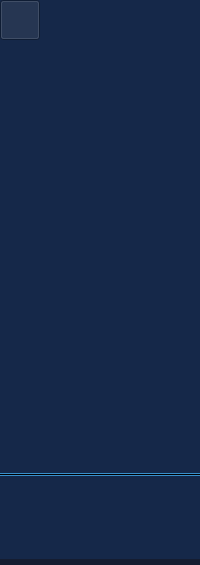
  <widget class="QDockWidget" name="dockWidgetToolBar">
   <property name="font">
    <font>
     <family>Georgia</family>
     <pointsize>10</pointsize>
    </font>
   </property>
   <property name="styleSheet">
    <string notr="true">QWidget{background-color: #151d31;}</string>
   </property>
   <property name="floating">
    <bool>false</bool>
   </property>
   <property name="features">
    <set>QDockWidget::DockWidgetFloatable</set>
   </property>
   <property name="allowedAreas">
    <set>Qt::LeftDockWidgetArea|Qt::RightDockWidgetArea|Qt::TopDockWidgetArea</set>
   </property>
   <attribute name="dockWidgetArea">
    <number>2</number>
   </attribute>
   <widget class="QWidget" name="dockWidgetContents_3">
    <property name="styleSheet">
     <string notr="true"/>
    </property>
    <layout class="QVBoxLayout" name="verticalLayout">
     <property name="spacing">
      <number>0</number>
     </property>
     <property name="leftMargin">
      <number>0</number>
     </property>
     <property name="topMargin">
      <number>0</number>
     </property>
     <property name="rightMargin">
      <number>0</number>
     </property>
     <property name="bottomMargin">
      <number>6</number>
     </property>
     <item>
      <widget class="QWidget" name="widget" native="true">
       <property name="styleSheet">
        <string notr="true">QWidget{
background-color: #152849;
/*border-radius: 10px;*/
}
</string>
       </property>
       <layout class="QVBoxLayout" name="verticalLayout_7">
        <property name="spacing">
         <number>3</number>
        </property>
        <property name="leftMargin">
         <number>0</number>
        </property>
        <property name="topMargin">
         <number>0</number>
        </property>
        <property name="rightMargin">
         <number>0</number>
        </property>
        <property name="bottomMargin">
         <number>0</number>
        </property>
        <item>
         <widget class="QPushButton" name="pushButtonNavigate">
          <property name="sizePolicy">
           <sizepolicy hsizetype="Fixed" vsizetype="Fixed">
            <horstretch>0</horstretch>
            <verstretch>0</verstretch>
           </sizepolicy>
          </property>
          <property name="minimumSize">
           <size>
            <width>40</width>
            <height>40</height>
           </size>
          </property>
          <property name="maximumSize">
           <size>
            <width>40</width>
            <height>40</height>
           </size>
          </property>
          <property name="font">
           <font>
            <family>Georgia</family>
            <pointsize>10</pointsize>
           </font>
          </property>
          <property name="toolTip">
           <string>Navigate</string>
          </property>
          <property name="text">
           <string/>
          </property>
          <property name="icon">
           <iconset resource="Resource/Dental.qrc">
            <normaloff>:/HyperBlue/hyperblue/icon/navigate-normal.png</normaloff>
            <normalon>:/HyperBlue/hyperblue/icon/navigate-selected.png</normalon>:/HyperBlue/hyperblue/icon/navigate-normal.png</iconset>
          </property>
          <property name="iconSize">
           <size>
            <width>24</width>
            <height>24</height>
           </size>
          </property>
          <property name="checkable">
           <bool>true</bool>
          </property>
          <property name="checked">
           <bool>true</bool>
          </property>
          <property name="flat">
           <bool>true</bool>
          </property>
          <attribute name="buttonGroup">
           <string notr="true">buttonGroup</string>
          </attribute>
         </widget>
        </item>
        <item>
         <widget class="QPushButton" name="pushButtonWindowLevel">
          <property name="sizePolicy">
           <sizepolicy hsizetype="Fixed" vsizetype="Fixed">
            <horstretch>0</horstretch>
            <verstretch>0</verstretch>
           </sizepolicy>
          </property>
          <property name="minimumSize">
           <size>
            <width>40</width>
            <height>40</height>
           </size>
          </property>
          <property name="maximumSize">
           <size>
            <width>40</width>
            <height>40</height>
           </size>
          </property>
          <property name="font">
           <font>
            <family>Georgia</family>
            <pointsize>10</pointsize>
           </font>
          </property>
          <property name="toolTip">
           <string>Window Level</string>
          </property>
          <property name="text">
           <string/>
          </property>
          <property name="icon">
           <iconset resource="Resource/Dental.qrc">
            <normaloff>:/HyperBlue/hyperblue/icon/windowLevel-normal.png</normaloff>
            <normalon>:/HyperBlue/hyperblue/icon/windowLevel-selected.png</normalon>:/HyperBlue/hyperblue/icon/windowLevel-normal.png</iconset>
          </property>
          <property name="iconSize">
           <size>
            <width>24</width>
            <height>24</height>
           </size>
          </property>
          <property name="checkable">
           <bool>true</bool>
          </property>
          <property name="checked">
           <bool>false</bool>
          </property>
          <property name="flat">
           <bool>true</bool>
          </property>
          <attribute name="buttonGroup">
           <string notr="true">buttonGroup</string>
          </attribute>
         </widget>
        </item>
        <item>
         <widget class="QPushButton" name="pushButtonZoomCamera">
          <property name="sizePolicy">
           <sizepolicy hsizetype="Fixed" vsizetype="Fixed">
            <horstretch>0</horstretch>
            <verstretch>0</verstretch>
           </sizepolicy>
          </property>
          <property name="minimumSize">
           <size>
            <width>40</width>
            <height>40</height>
           </size>
          </property>
          <property name="maximumSize">
           <size>
            <width>40</width>
            <height>40</height>
           </size>
          </property>
          <property name="font">
           <font>
            <family>Georgia</family>
            <pointsize>10</pointsize>
           </font>
          </property>
          <property name="toolTip">
           <string> Zoom Camera</string>
          </property>
          <property name="text">
           <string/>
          </property>
          <property name="icon">
           <iconset resource="Resource/Dental.qrc">
            <normaloff>:/HyperBlue/hyperblue/icon/zoom-normal.png</normaloff>
            <normalon>:/HyperBlue/hyperblue/icon/zoom-selected.png</normalon>:/HyperBlue/hyperblue/icon/zoom-normal.png</iconset>
          </property>
          <property name="iconSize">
           <size>
            <width>24</width>
            <height>24</height>
           </size>
          </property>
          <property name="checkable">
           <bool>true</bool>
          </property>
          <property name="checked">
           <bool>false</bool>
          </property>
          <property name="flat">
           <bool>true</bool>
          </property>
          <attribute name="buttonGroup">
           <string notr="true">buttonGroup</string>
          </attribute>
         </widget>
        </item>
        <item>
         <widget class="QPushButton" name="pushButtonPanCamera">
          <property name="sizePolicy">
           <sizepolicy hsizetype="Fixed" vsizetype="Fixed">
            <horstretch>0</horstretch>
            <verstretch>0</verstretch>
           </sizepolicy>
          </property>
          <property name="minimumSize">
           <size>
            <width>40</width>
            <height>40</height>
           </size>
          </property>
          <property name="maximumSize">
           <size>
            <width>40</width>
            <height>40</height>
           </size>
          </property>
          <property name="font">
           <font>
            <family>Georgia</family>
            <pointsize>10</pointsize>
           </font>
          </property>
          <property name="toolTip">
           <string>Pan Camera</string>
          </property>
          <property name="text">
           <string/>
          </property>
          <property name="icon">
           <iconset resource="Resource/Dental.qrc">
            <normaloff>:/HyperBlue/hyperblue/icon/pan-normal.png</normaloff>
            <normalon>:/HyperBlue/hyperblue/icon/pan-selected.png</normalon>:/HyperBlue/hyperblue/icon/pan-normal.png</iconset>
          </property>
          <property name="iconSize">
           <size>
            <width>24</width>
            <height>24</height>
           </size>
          </property>
          <property name="checkable">
           <bool>true</bool>
          </property>
          <property name="checked">
           <bool>false</bool>
          </property>
          <property name="flat">
           <bool>true</bool>
          </property>
          <attribute name="buttonGroup">
           <string notr="true">buttonGroup</string>
          </attribute>
         </widget>
        </item>
        <item>
         <widget class="QPushButton" name="pushButtonRotateCamera">
          <property name="sizePolicy">
           <sizepolicy hsizetype="Fixed" vsizetype="Fixed">
            <horstretch>0</horstretch>
            <verstretch>0</verstretch>
           </sizepolicy>
          </property>
          <property name="minimumSize">
           <size>
            <width>40</width>
            <height>40</height>
           </size>
          </property>
          <property name="maximumSize">
           <size>
            <width>40</width>
            <height>40</height>
           </size>
          </property>
          <property name="font">
           <font>
            <family>Georgia</family>
            <pointsize>10</pointsize>
           </font>
          </property>
          <property name="toolTip">
           <string>Rotate Camera</string>
          </property>
          <property name="text">
           <string/>
          </property>
          <property name="icon">
           <iconset resource="Resource/Dental.qrc">
            <normaloff>:/HyperBlue/hyperblue/icon/rotate-normal.png</normaloff>
            <normalon>:/HyperBlue/hyperblue/icon/rotate-selected.png</normalon>:/HyperBlue/hyperblue/icon/rotate-normal.png</iconset>
          </property>
          <property name="iconSize">
           <size>
            <width>24</width>
            <height>24</height>
           </size>
          </property>
          <property name="checkable">
           <bool>true</bool>
          </property>
          <property name="checked">
           <bool>false</bool>
          </property>
          <property name="flat">
           <bool>true</bool>
          </property>
          <attribute name="buttonGroup">
           <string notr="true">buttonGroup</string>
          </attribute>
         </widget>
        </item>
        <item>
         <widget class="QPushButton" name="pushButtonRuler">
          <property name="sizePolicy">
           <sizepolicy hsizetype="Fixed" vsizetype="Fixed">
            <horstretch>0</horstretch>
            <verstretch>0</verstretch>
           </sizepolicy>
          </property>
          <property name="minimumSize">
           <size>
            <width>40</width>
            <height>40</height>
           </size>
          </property>
          <property name="maximumSize">
           <size>
            <width>40</width>
            <height>40</height>
           </size>
          </property>
          <property name="font">
           <font>
            <family>Georgia</family>
            <pointsize>10</pointsize>
           </font>
          </property>
          <property name="toolTip">
           <string>Ruler</string>
          </property>
          <property name="text">
           <string/>
          </property>
          <property name="icon">
           <iconset resource="Resource/Dental.qrc">
            <normaloff>:/HyperBlue/hyperblue/icon/ruler-normal.png</normaloff>
            <normalon>:/HyperBlue/hyperblue/icon/ruler-selected.png</normalon>:/HyperBlue/hyperblue/icon/ruler-normal.png</iconset>
          </property>
          <property name="iconSize">
           <size>
            <width>24</width>
            <height>24</height>
           </size>
          </property>
          <property name="checkable">
           <bool>true</bool>
          </property>
          <property name="checked">
           <bool>false</bool>
          </property>
          <property name="flat">
           <bool>true</bool>
          </property>
          <attribute name="buttonGroup">
           <string notr="true">buttonGroup</string>
          </attribute>
         </widget>
        </item>
        <item>
         <widget class="QPushButton" name="pushButtonProtractor">
          <property name="sizePolicy">
           <sizepolicy hsizetype="Fixed" vsizetype="Fixed">
            <horstretch>0</horstretch>
            <verstretch>0</verstretch>
           </sizepolicy>
          </property>
          <property name="minimumSize">
           <size>
            <width>40</width>
            <height>40</height>
           </size>
          </property>
          <property name="maximumSize">
           <size>
            <width>40</width>
            <height>40</height>
           </size>
          </property>
          <property name="font">
           <font>
            <family>Georgia</family>
            <pointsize>10</pointsize>
           </font>
          </property>
          <property name="toolTip">
           <string>Protractor</string>
          </property>
          <property name="text">
           <string/>
          </property>
          <property name="icon">
           <iconset resource="Resource/Dental.qrc">
            <normaloff>:/HyperBlue/hyperblue/icon/protractor-normal.png</normaloff>
            <normalon>:/HyperBlue/hyperblue/icon/protractor-selected.png</normalon>:/HyperBlue/hyperblue/icon/protractor-normal.png</iconset>
          </property>
          <property name="iconSize">
           <size>
            <width>24</width>
            <height>24</height>
           </size>
          </property>
          <property name="checkable">
           <bool>true</bool>
          </property>
          <property name="checked">
           <bool>false</bool>
          </property>
          <property name="flat">
           <bool>true</bool>
          </property>
          <attribute name="buttonGroup">
           <string notr="true">buttonGroup</string>
          </attribute>
         </widget>
        </item>
        <item>
         <widget class="QPushButton" name="pushButtonStatistics">
          <property name="sizePolicy">
           <sizepolicy hsizetype="Fixed" vsizetype="Fixed">
            <horstretch>0</horstretch>
            <verstretch>0</verstretch>
           </sizepolicy>
          </property>
          <property name="minimumSize">
           <size>
            <width>40</width>
            <height>40</height>
           </size>
          </property>
          <property name="maximumSize">
           <size>
            <width>40</width>
            <height>40</height>
           </size>
          </property>
          <property name="font">
           <font>
            <family>Georgia</family>
            <pointsize>10</pointsize>
           </font>
          </property>
          <property name="toolTip">
           <string>Statistic</string>
          </property>
          <property name="text">
           <string/>
          </property>
          <property name="icon">
           <iconset resource="Resource/Dental.qrc">
            <normaloff>:/HyperBlue/hyperblue/icon/statistic-normal.png</normaloff>
            <normalon>:/HyperBlue/hyperblue/icon/statistic-selected.png</normalon>:/HyperBlue/hyperblue/icon/statistic-normal.png</iconset>
          </property>
          <property name="iconSize">
           <size>
            <width>24</width>
            <height>24</height>
           </size>
          </property>
          <property name="checkable">
           <bool>true</bool>
          </property>
          <property name="checked">
           <bool>false</bool>
          </property>
          <property name="flat">
           <bool>true</bool>
          </property>
          <attribute name="buttonGroup">
           <string notr="true">buttonGroup</string>
          </attribute>
         </widget>
        </item>
        <item>
         <widget class="QPushButton" name="pushButtonAdjustImage">
          <property name="sizePolicy">
           <sizepolicy hsizetype="Fixed" vsizetype="Fixed">
            <horstretch>0</horstretch>
            <verstretch>0</verstretch>
           </sizepolicy>
          </property>
          <property name="minimumSize">
           <size>
            <width>40</width>
            <height>40</height>
           </size>
          </property>
          <property name="maximumSize">
           <size>
            <width>40</width>
            <height>40</height>
           </size>
          </property>
          <property name="font">
           <font>
            <family>Georgia</family>
            <pointsize>10</pointsize>
           </font>
          </property>
          <property name="toolTip">
           <string>Adjust Image</string>
          </property>
          <property name="text">
           <string/>
          </property>
          <property name="icon">
           <iconset resource="Resource/Dental.qrc">
            <normaloff>:/HyperBlue/hyperblue/icon/imageAdjust-normal.png</normaloff>
            <normalon>:/HyperBlue/hyperblue/icon/imageAdjust-selected.png</normalon>:/HyperBlue/hyperblue/icon/imageAdjust-normal.png</iconset>
          </property>
          <property name="iconSize">
           <size>
            <width>24</width>
            <height>24</height>
           </size>
          </property>
          <property name="checkable">
           <bool>true</bool>
          </property>
          <property name="checked">
           <bool>false</bool>
          </property>
          <property name="flat">
           <bool>true</bool>
          </property>
          <attribute name="buttonGroup">
           <string notr="true">buttonGroup</string>
          </attribute>
         </widget>
        </item>
        <item>
         <widget class="QPushButton" name="pushButtonAdjustProp">
          <property name="sizePolicy">
           <sizepolicy hsizetype="Fixed" vsizetype="Fixed">
            <horstretch>0</horstretch>
            <verstretch>0</verstretch>
           </sizepolicy>
          </property>
          <property name="minimumSize">
           <size>
            <width>40</width>
            <height>40</height>
           </size>
          </property>
          <property name="maximumSize">
           <size>
            <width>40</width>
            <height>40</height>
           </size>
          </property>
          <property name="font">
           <font>
            <family>Georgia</family>
            <pointsize>10</pointsize>
           </font>
          </property>
          <property name="toolTip">
           <string>Adjust Prop</string>
          </property>
          <property name="text">
           <string/>
          </property>
          <property name="icon">
           <iconset resource="Resource/Dental.qrc">
            <normaloff>:/HyperBlue/hyperblue/icon/propAdjust-normal.png</normaloff>
            <normalon>:/HyperBlue/hyperblue/icon/propAdjust-selected.png</normalon>:/HyperBlue/hyperblue/icon/propAdjust-normal.png</iconset>
          </property>
          <property name="iconSize">
           <size>
            <width>24</width>
            <height>24</height>
           </size>
          </property>
          <property name="checkable">
           <bool>true</bool>
          </property>
          <property name="checked">
           <bool>false</bool>
          </property>
          <property name="flat">
           <bool>true</bool>
          </property>
          <attribute name="buttonGroup">
           <string notr="true">buttonGroup</string>
          </attribute>
         </widget>
        </item>
        <item>
         <widget class="QPushButton" name="pushButtonPaintBrush">
          <property name="sizePolicy">
           <sizepolicy hsizetype="Fixed" vsizetype="Fixed">
            <horstretch>0</horstretch>
            <verstretch>0</verstretch>
           </sizepolicy>
          </property>
          <property name="minimumSize">
           <size>
            <width>40</width>
            <height>40</height>
           </size>
          </property>
          <property name="maximumSize">
           <size>
            <width>40</width>
            <height>40</height>
           </size>
          </property>
          <property name="font">
           <font>
            <family>Georgia</family>
            <pointsize>10</pointsize>
           </font>
          </property>
          <property name="toolTip">
           <string>PaintBrush</string>
          </property>
          <property name="styleSheet">
           <string notr="true">color:white;</string>
          </property>
          <property name="text">
           <string/>
          </property>
          <property name="icon">
           <iconset resource="Resource/Dental.qrc">
            <normaloff>:/HyperBlue/hyperblue/icon/paintBrush-normal.png</normaloff>
            <normalon>:/HyperBlue/hyperblue/icon/paintBrush-selected.png</normalon>:/HyperBlue/hyperblue/icon/paintBrush-normal.png</iconset>
          </property>
          <property name="iconSize">
           <size>
            <width>24</width>
            <height>24</height>
           </size>
          </property>
          <property name="checkable">
           <bool>true</bool>
          </property>
          <property name="checked">
           <bool>false</bool>
          </property>
          <property name="flat">
           <bool>true</bool>
          </property>
          <attribute name="buttonGroup">
           <string notr="true">buttonGroup</string>
          </attribute>
         </widget>
        </item>
        <item>
         <widget class="Line" name="line">
          <property name="styleSheet">
           <string notr="true">background-color: #388fcb;</string>
          </property>
          <property name="frameShadow">
           <enum>QFrame::Plain</enum>
          </property>
          <property name="orientation">
           <enum>Qt::Horizontal</enum>
          </property>
         </widget>
        </item>
        <item>
         <widget class="QPushButton" name="pushButtonReset">
          <property name="sizePolicy">
           <sizepolicy hsizetype="Fixed" vsizetype="Fixed">
            <horstretch>0</horstretch>
            <verstretch>0</verstretch>
           </sizepolicy>
          </property>
          <property name="minimumSize">
           <size>
            <width>40</width>
            <height>40</height>
           </size>
          </property>
          <property name="maximumSize">
           <size>
            <width>40</width>
            <height>40</height>
           </size>
          </property>
          <property name="font">
           <font>
            <family>Georgia</family>
            <pointsize>10</pointsize>
           </font>
          </property>
          <property name="toolTip">
           <string>Reset</string>
          </property>
          <property name="styleSheet">
           <string notr="true">color:white;</string>
          </property>
          <property name="text">
           <string/>
          </property>
          <property name="icon">
           <iconset resource="Resource/Dental.qrc">
            <normaloff>:/HyperBlue/hyperblue/icon/reset-normal.png</normaloff>
            <normalon>:/HyperBlue/hyperblue/icon/reset-selected.png</normalon>:/HyperBlue/hyperblue/icon/reset-normal.png</iconset>
          </property>
          <property name="iconSize">
           <size>
            <width>24</width>
            <height>24</height>
           </size>
          </property>
          <property name="checkable">
           <bool>false</bool>
          </property>
          <property name="checked">
           <bool>false</bool>
          </property>
          <property name="flat">
           <bool>true</bool>
          </property>
         </widget>
        </item>
        <item>
         <spacer name="verticalSpacer">
          <property name="orientation">
           <enum>Qt::Vertical</enum>
          </property>
          <property name="sizeHint" stdset="0">
           <size>
            <width>20</width>
            <height>40</height>
           </size>
          </property>
         </spacer>
        </item>
       </layout>
      </widget>
     </item>
    </layout>
   </widget>
  </widget>
